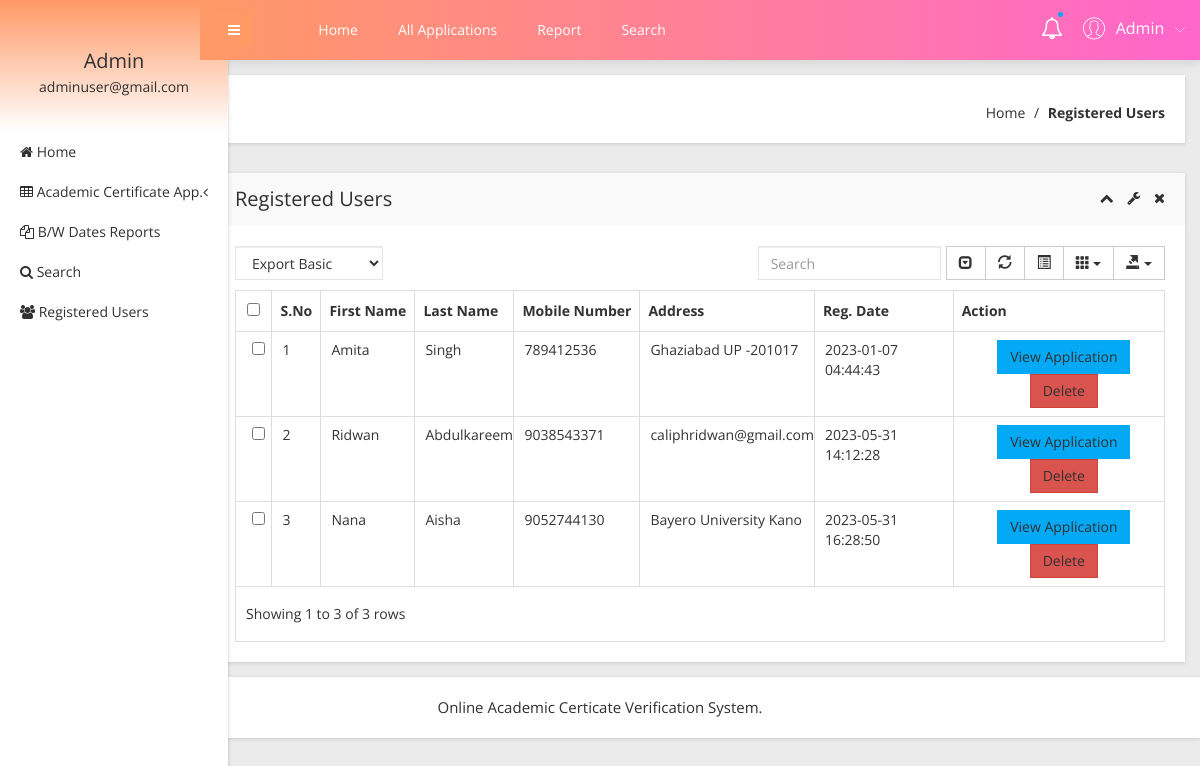
Screenshot of /admin/registered-users.php (signed in) with the database file from the repository.
### tables this page shows
CREATE TABLE `tbluser` (
  `ID` int(10) NOT NULL,
  `FirstName` varchar(200) DEFAULT NULL,
  `LastName` varchar(200) DEFAULT NULL,
  `MobileNumber` bigint(11) DEFAULT NULL,
  `Address` mediumtext DEFAULT NULL,
  `Password` varchar(200) NOT NULL,
  `RegDate` timestamp NULL DEFAULT current_timestamp()
);

### admin/registered-users.php (the view, shortened to what this page needs)
<?php
include('includes/dbconnection.php');
if (strlen($_SESSION['obcsaid']==0)) {
  header('location:logout.php');
  } else{
  ?>
<!doctype html>
<html class="no-js" lang="en">
<head>
    <link rel="stylesheet" href="css/bootstrap.min.css">
    <link rel="stylesheet" href="css/font-awesome.min.css">
    <link rel="stylesheet" href="css/adminpro-custon-icon.css">
    <link rel="stylesheet" href="css/meanmenu.min.css">
    <link rel="stylesheet" href="css/jquery.mCustomScrollbar.min.css">
    <link rel="stylesheet" href="css/animate.css">
    <link rel="stylesheet" href="css/data-table/bootstrap-table.css">
    <link rel="stylesheet" href="css/data-table/bootstrap-editable.css">
    <link rel="stylesheet" href="css/normalize.css">
    <link rel="stylesheet" href="css/c3.min.css">
    <link rel="stylesheet" href="style.css">
    <link rel="stylesheet" href="css/responsive.css">
</head>
<body class="materialdesign">
    <div class="wrapper-pro">
      <?php include_once('includes/sidebar.php');?>
        <?php include_once('includes/header.php');?>
            <div class="breadcome-area mg-b-30 small-dn">
                <div class="container-fluid">
                    <div class="row">
                        <div class="col-lg-12">
                            <div class="breadcome-list shadow-reset">
                                <div class="row">
                                    <div class="col-lg-12">
                                        <ul class="breadcome-menu">
                                            <li><a href="dashboard.php">Home</a> <span class="bread-slash">/</span>
                                            </li>
                                            <li><span class="bread-blod">Registered Users</span>
                                            </li>
                                        </ul>
                                    </div>
                                </div>
                            </div>
                        </div>
                    </div>
                </div>
            </div>
            <div class="data-table-area mg-b-15">
                <div class="container-fluid">
                    <div class="row">
                        <div class="col-lg-12">
                            <div class="sparkline13-list shadow-reset">
                                <div class="sparkline13-hd">
                                    <div class="main-sparkline13-hd">
                                        <h1>Registered Users</h1>
                                        <div class="sparkline13-outline-icon">
                                            <span class="sparkline13-collapse-link"><i class="fa fa-chevron-up"></i></span>
                                            <span><i class="fa fa-wrench"></i></span>
                                            <span class="sparkline13-collapse-close"><i class="fa fa-times"></i></span>
                                        </div>
                                    </div>
                                </div>
                                <div class="sparkline13-graph">
                                    <div class="datatable-dashv1-list custom-datatable-overright">
                                        <div id="toolbar">
                                            <select class="form-control">
                                                <option value="">Export Basic</option>
                                            </select>
                                        </div>
                                        <table id="table" data-toggle="table" data-pagination="true" data-search="true" data-show-columns="true" data-show-pagination-switch="true" data-show-refresh="true" data-key-events="true" data-show-toggle="true" data-resizable="true" data-cookie="true" data-cookie-id-table="saveId" data-show-export="true" data-click-to-select="true" data-toolbar="#toolbar">
                                            <thead>
                                                <tr>
                                                    <th>S.No</th>
                                                    <th>First Name</th>
                                                    <th>Last Name</th>
                                                    <th >Mobile Number</th>
                                                    <th>Address</th>
                                                    <th>Reg. Date</th>
                                                    <th data-field="action">Action</th>
                                                </tr>
                                            </thead>
                                            <tbody>
                                              <?php
$sql="SELECT * from tbluser";
$query = $dbh -> prepare($sql);
$query->execute();
$results=$query->fetchAll(PDO::FETCH_OBJ);
$cnt=1;
if($query->rowCount() > 0)
{
foreach($results as $row)
{               ?>
                                                <tr>
                                                    <td><?php echo htmlentities($cnt);?></td>
                                                    <td><?php  echo htmlentities($row->FirstName);?></td>
                                                    <td><?php  echo htmlentities($row->LastName);?></td>
                                                   <td><?php  echo htmlentities($row->MobileNumber);?></td>
                                                    <td><?php  echo htmlentities($row->Address);?></td>
                <td><?php  echo htmlentities($row->RegDate);?>
                  </td>
                                                    <td class="datatable-ct"><a href="users-applications.php?userid=<?php echo htmlentities ($row->ID);?>&&fname=<?php  echo htmlentities($row->FirstName);?>" class="btn btn-primary" target="_blank">View Application</a>
<a href="registered-users.php?del=<?php echo htmlentities($row->ID);?>" onclick="return confirm('Do you really want to delete?');" class="btn btn-danger">Delete</a>
                                                    </td>
                                                </tr>
                                             <?php $cnt=$cnt+1;}} ?>
                                            </tbody>
                                        </table>
                                    </div>
                                </div>
                            </div>
                        </div>
                    </div>
                </div>
            </div>
        </div>
    </div>
  <?php include_once('includes/footer.php');?>
</body>
</html><?php }  ?>

### admin/includes/sidebar.php (shortened to what this page needs)
     <?php
include('includes/dbconnection.php');
if (strlen($_SESSION['obcsaid']==0)) {
  header('location:logout.php');
  } else{
  ?>
  <div class="left-sidebar-pro">
            <nav id="sidebar">
                <div class="sidebar-header">
                    <?php
$aid=$_SESSION['obcsaid'];
$sql="SELECT AdminName,Email from  tbladmin where ID=:aid";
$query = $dbh -> prepare($sql);
$query->bindParam(':aid',$aid,PDO::PARAM_STR);
$query->execute();
$results=$query->fetchAll(PDO::FETCH_OBJ);
$cnt=1;
if($query->rowCount() > 0)
{
foreach($results as $row)
{               ?>
                    <h3> <?php  echo $row->AdminName;?></h3>
                    <p> <?php  echo $row->Email;?></p>
                  <?php $cnt=$cnt+1;}} ?>
                </div>
                <div class="left-custom-menu-adp-wrap">
                    <ul class="nav navbar-nav left-sidebar-menu-pro">
                        <li class="nav-item">
                            <a href="dashboard.php" role="button" aria-expanded="false"><i class="fa big-icon fa-home"></i> <span class="mini-dn">Home</span> </a>
                        </li>
                        <li class="nav-item"><a href="#" data-toggle="dropdown" role="button" aria-expanded="false" class="nav-link dropdown-toggle"><i class="fa big-icon fa-table"></i> <span class="mini-dn">Academic Certificate App.</span> <span class="indicator-right-menu mini-dn"><i class="fa indicator-mn fa-angle-left"></i></span></a>
                        </li>
                        <li class="nav-item">
                            <a href="between-dates-report.php" role="button" aria-expanded="false"><i class="fa big-icon fa-files-o"></i> <span class="mini-dn">B/W Dates Reports</span> </a>
                        </li>
                        <li class="nav-item">
                            <a href="search.php" role="button" aria-expanded="false"><i class="fa fa-search"></i> <span class="mini-dn">Search</span> </a>
                        </li>
                             <li class="nav-item">
                            <a href="  registered-users.php" role="button" aria-expanded="false"><i class="fa fa-users"></i> <span class="mini-dn">Registered Users</span> </a>
                        </li>
                    </ul>
                </div>
            </nav>
        </div>
        <?php }  ?>

### admin/includes/header.php (shortened to what this page needs)
      <?php
include('includes/dbconnection.php');
if (strlen($_SESSION['obcsaid']==0)) {
  header('location:logout.php');
  } else{
  ?>
 <div class="content-inner-all">
            <div class="header-top-area">
                <div class="fixed-header-top">
                    <div class="container-fluid">
                        <div class="row">
                            <div class="col-lg-1 col-md-6 col-sm-6 col-xs-12">
                                <button type="button" id="sidebarCollapse" class="btn bar-button-pro header-drl-controller-btn btn-info navbar-btn">
                                    <i class="fa fa-bars"></i>
                                </button>
                            </div>
                            <div class="col-lg-6 col-md-1 col-sm-1 col-xs-12">
                                <div class="header-top-menu tabl-d-n">
                                    <ul class="nav navbar-nav mai-top-nav">
                                        <li class="nav-item"><a href="dashboard.php" class="nav-link">Home</a>
                                        </li>
                                        <li class="nav-item"><a href="all-applications.php" class="nav-link">All Applications</a>
                                        </li>
                                        <li class="nav-item"><a href="between-dates-report.php" class="nav-link">Report</a>
                                        </li>
                                        <li class="nav-item"><a href="search.php" class="nav-link">Search</a>
                                        </li>
                                    </ul>
                                </div>
                            </div>
                            <div class="col-lg-5 col-md-5 col-sm-6 col-xs-12">
                                <div class="header-right-info">
                                    <ul class="nav navbar-nav mai-top-nav header-right-menu">
                                        <li class="nav-item"><a href="new-birth-application.php" data-toggle="dropdown" role="button" aria-expanded="false" class="nav-link dropdown-toggle"><i class="fa fa-bell-o" aria-hidden="true"></i><span class="indicator-nt"></span></a>
                                        </li>
                                        <li class="nav-item">
                                            <a href="#" data-toggle="dropdown" role="button" aria-expanded="false" class="nav-link dropdown-toggle">
                                                <?php
$aid=$_SESSION['obcsaid'];
$sql="SELECT AdminName,Email from  tbladmin where ID=:aid";
$query = $dbh -> prepare($sql);
$query->bindParam(':aid',$aid,PDO::PARAM_STR);
$query->execute();
$results=$query->fetchAll(PDO::FETCH_OBJ);
$cnt=1;
if($query->rowCount() > 0)
{
foreach($results as $row)
{               ?>
                                                <span class="adminpro-icon adminpro-user-rounded header-riht-inf"></span>
                                                <span class="admin-name"><?php  echo $row->AdminName;?></span>
                                                <span class="author-project-icon adminpro-icon adminpro-down-arrow"></span><?php $cnt=$cnt+1;}} ?>
                                            </a>
                                        </li>
                                    </ul>
                                </div>
                            </div>
                        </div>
                    </div>
                </div>
            </div><?php }  ?>

### rows the page displays
tbluser: FirstName "Amita", LastName "Singh", MobileNumber "789412536", Address "Ghaziabad UP -201017", RegDate "2023-01-07 04:44:43"
tbluser: FirstName "Ridwan", LastName "Abdulkareem", MobileNumber "9038543371", Address "caliphridwan@gmail.com", RegDate "2023-05-31 14:12:28"
tbluser: FirstName "Nana", LastName "Aisha", MobileNumber "9052744130", Address "Bayero University Kano", RegDate "2023-05-31 16:28:50"

### other values shown
$row->AdminName "Admin"
$row->Email "adminuser@gmail.com"
